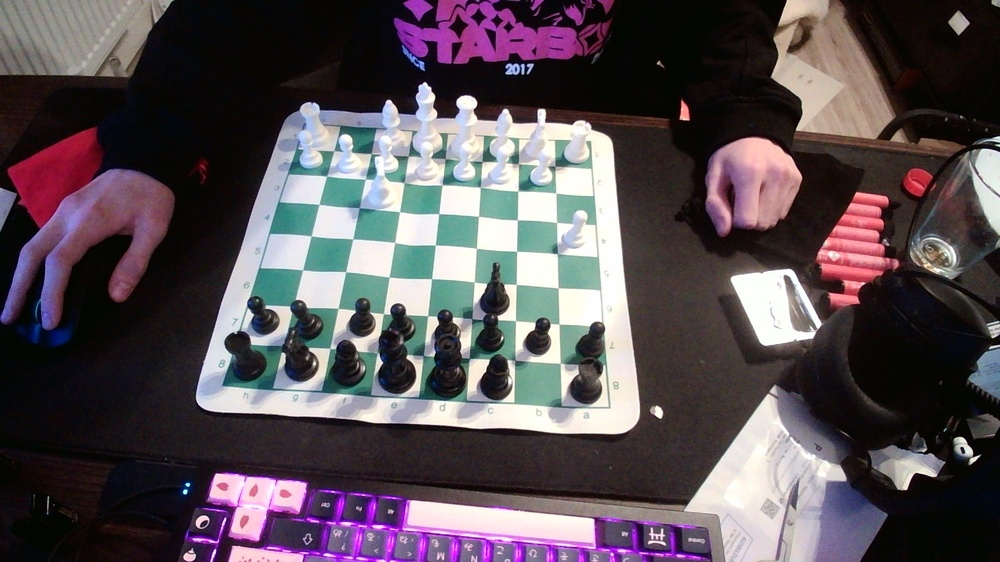
#> input picture ChessCam/pictures/6.jpg, 1000 x 562 px, shrunk from 1920 x 1080 before the run
$ python ChessCam.py
#> lines starting #> are read from the running program, lines starting #| are printed output that depends on the picture
import cv2
import numpy as np
import matplotlib.pyplot as plt
import os

script_dir = os.path.dirname(os.path.abspath(__file__))
os.chdir(script_dir)

class ChessCam:

    def __init__(self) -> None:
        image = cv2.imread("./pictures/2.jpg")
        self.points = self.get_points(image)


    def order_points(self, points):
        rect = np.zeros((4, 2), dtype="float32")
        s = points.sum(axis=1)
        rect[0] = points[np.argmin(s)]
        rect[2] = points[np.argmax(s)]
        diff = np.diff(points, axis=1)
        rect[1] = points[np.argmin(diff)]
        rect[3] = points[np.argmax(diff)]
        return rect


    def four_point_transform(self, image, points):
        rect = self.order_points(points)
        (tl, tr, br, bl) = rect
        widthA = np.sqrt(((br[0] - bl[0]) ** 2) + ((br[1] - bl[1]) ** 2))
        widthB = np.sqrt(((tr[0] - tl[0]) ** 2) + ((tr[1] - tl[1]) ** 2))
        maxWidth = max(int(widthA), int(widthB))
        heightA = np.sqrt(((tr[0] - br[0]) ** 2) + ((tr[1] - br[1]) ** 2))
        heightB = np.sqrt(((tl[0] - bl[0]) ** 2) + ((tl[1] - bl[1]) ** 2))
        maxHeight = max(int(heightA), int(heightB))
        dst = np.array([[0, 0], [maxWidth - 1, 0], [maxWidth - 1, maxHeight - 1], [0, maxHeight - 1]], dtype="float32")
        M = cv2.getPerspectiveTransform(rect, dst)
        warped = cv2.warpPerspective(image, M, (maxWidth, maxHeight))
        return warped


    def get_points(self, image):
        # Define the four corners of the object in the image
        points = []
        def click_event(event, x, y, flags, params):
            if event == cv2.EVENT_LBUTTONDOWN:
                points.append((x, y))
                if len(points) == 4:
                    cv2.destroyWindow('image')
                else:
                    cv2.circle(image, (x, y), 5, (0, 255, 0), -1)
                    cv2.imshow('image', image)
        cv2.imshow('image', image)
        cv2.setMouseCallback('image', click_event)
        cv2.waitKey(0)

        return np.array(points)


    def filter_black_pieces(self, image):
        topdown = self.four_point_transform(image, self.points)

        # Convert to grayscale
        gray = cv2.cvtColor(topdown, cv2.COLOR_BGR2GRAY)

        # Convert the image to HSV color space
        hsv = cv2.cvtColor(topdown, cv2.COLOR_BGR2HSV)

        # Define the HSV range for the green color
        lower_green = np.array([45, 100, 50])
        upper_green = np.array([75, 255, 255])

        # Define the color range for the black pieces
        lower_black = np.array([0, 0, 0], dtype="uint8")
        upper_black = np.array([100, 70, 100], dtype="uint8")

        # Define the color range for the white pieces
        lower_white = np.array([120, 120, 120], dtype="uint8")
        upper_white = np.array([255, 255, 255], dtype="uint8")

        # Filter out the green color
        mask_green = cv2.inRange(hsv, lower_green, upper_green)
        #topdown[mask_green > 0] = (0, 0, 0)

        # Filter out the black pieces
        mask_black = cv2.inRange(topdown, lower_black, upper_black)
        filtered_black = cv2.bitwise_and(gray, gray, mask=mask_black)

        # Filter out the white pieces
        mask_white = cv2.inRange(topdown, lower_white, upper_white)
        filtered_white = cv2.bitwise_and(gray, gray, mask=mask_white)

        return filtered_black


    def get_move(self, imageOld, imageNew):
        filteredOld = self.filter_black_pieces(imageOld)
        filteredNew = self.filter_black_pieces(imageNew)
        # Apply a Gaussian blur to reduce noise
        blurredOld = cv2.GaussianBlur(filteredOld, (21, 21), 0)
        blurredNew = cv2.GaussianBlur(filteredNew, (21, 21), 0)

        # Calculate the difference between the two frames
        diff = cv2.absdiff(blurredOld, blurredNew)

        # Threshold the difference image to remove small changes
        thresh = cv2.threshold(diff, 25, 255, cv2.THRESH_BINARY)[1]

        # Apply a series of dilations and erosions to remove noise
        kernel = np.ones((5, 5), np.uint8)
        thresh = cv2.dilate(thresh, kernel, iterations=2)
        thresh = cv2.erode(thresh, kernel, iterations=2)

        # Find contours in the thresholded image
        contours, _ = cv2.findContours(thresh, cv2.RETR_EXTERNAL, cv2.CHAIN_APPROX_SIMPLE)

        # Loop over the contours
        square_width = filteredOld.shape[1] / 8
        square_height = filteredOld.shape[0] / 8

        move = []
        for contour in contours:
            # If the contour is too small, ignore it
            if cv2.contourArea(contour) < 1000:
                continue

            # Compute the bounding box for the contour
            (x, y, w, h) = cv2.boundingRect(contour)

            # Draw the bounding box on the frame
            cv2.rectangle(filteredNew, (x, y), (x + w, y + h), (255, 0, 0), 2)

            # Calculate the starting and ending squares of the move
            xvalue = int((x+0.5*w) / square_width)
            yvalue = int((y+0.5*h) / square_height)
            square = chr(97 + xvalue) + str(8 - yvalue)
            move.append(square)
        plt.imshow(filteredNew)

        return move

image1 = cv2.imread("./pictures/6.jpg")
#> image1 is the input picture: shape (562, 1000, 3); mean B, G, R 84.1, 78.4, 87.7
image2 = cv2.imread("./pictures/7.jpg")
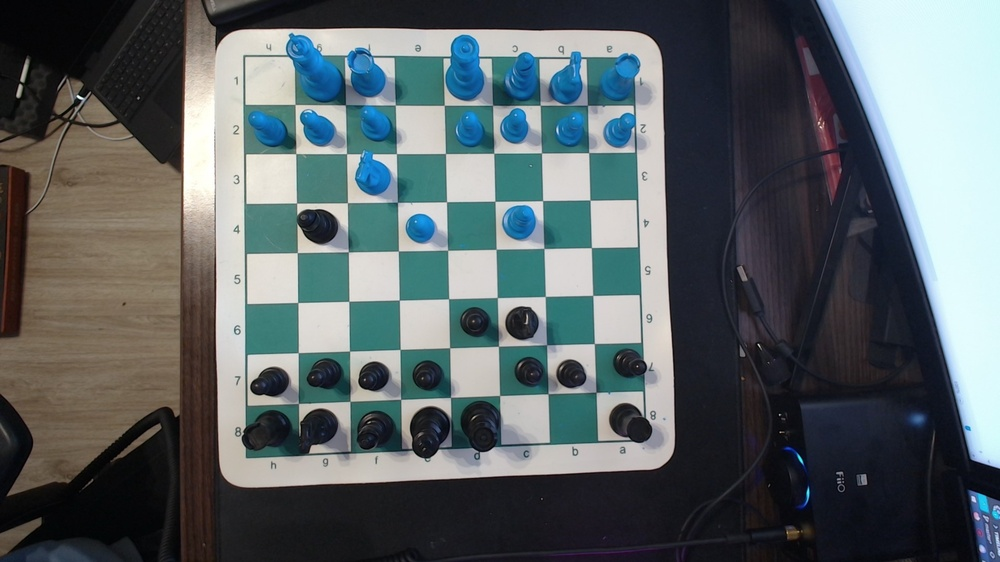
#> input picture ChessCam/pictures/7.jpg, 1000 x 562 px, shrunk from 1920 x 1080 before the run
#> image2 is the input picture: shape (562, 1000, 3); mean B, G, R 101.7, 99.1, 90.1
chessCam = ChessCam()
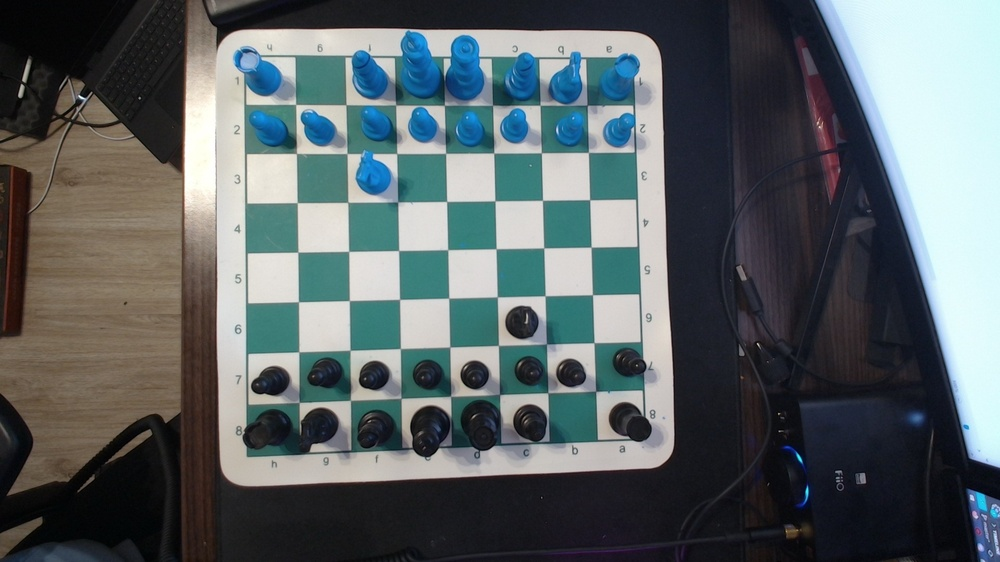
#> input picture ChessCam/pictures/2.jpg, 1000 x 562 px, shrunk from 1920 x 1080 before the run
#> in __init__, image is the input picture: shape (562, 1000, 3); mean B, G, R 101.3, 99.1, 90.2
#> in __init__, `self.points = self.get_points(image)`: self.points = empty array
#> (the run stopped early here; a loop or call above may not have finished)
